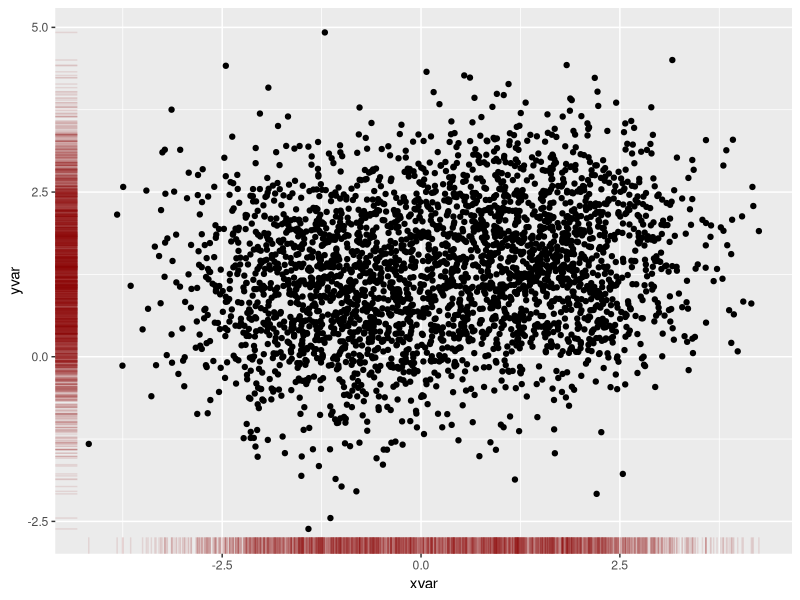

The R script that drew this image: (Note: this script raises an error after producing the figure.)
## ---- chunk 1

setwd(".")

list.of.packages <- c("ggplot2", "grid")
new.packages <- list.of.packages[!(list.of.packages %in% installed.packages()[,"Package"])]
if(length(new.packages)) install.packages(new.packages)
lapply(list.of.packages, require, character.only=TRUE)

library(ggplot2)
library(grid)
set.seed(288)

#creamos el data set random
xvar <- c(rnorm(1500, mean=-1), rnorm(1500, mean=1.5))
yvar <- c(rnorm(1500, mean=1), rnorm(1500, mean=1.5))
zvar <- as.factor(c(rep(1,1500), rep(2,1500))) 
xy <- data.frame(xvar, yvar, zvar)
xy

# rug plot
ggplot(xy, aes(xvar, yvar)) + geom_point() + geom_rug(col="darkred", alpha=0.1)


## ---- chunk 2

p <- ggplot(...) + geom_point() + scale_colour_manual(...) 
Scatter <- p + theme(legend.position.inside = ..., legend.justification = ...) 
Scatter

## ---- chunk 3
p <- ggplot(...) + geom_density() + ...
den1 <- ...
den1

## ---- chunk 4

p <- ggplot(...) + geom_density() + ...
den2 <- p + theme(legend.position = "none",...) + ...
den2

## ---- chunk 5

grid.newpage()
pushViewport(...)
print(den1, ...)
print(Scatter, ...)
print(den2, ...)
